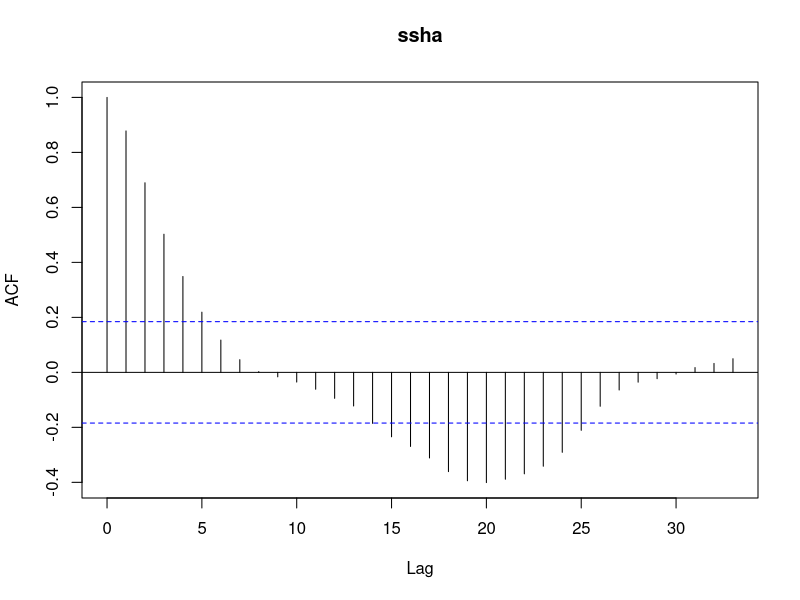
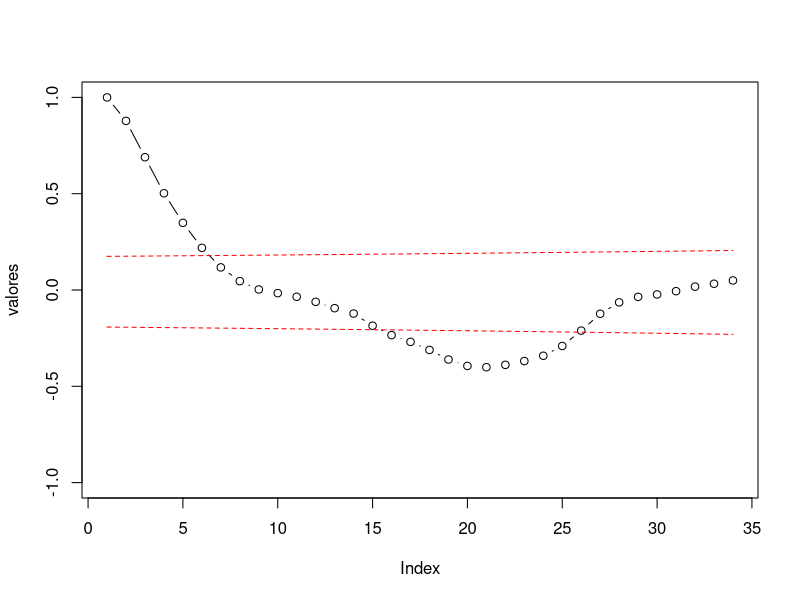
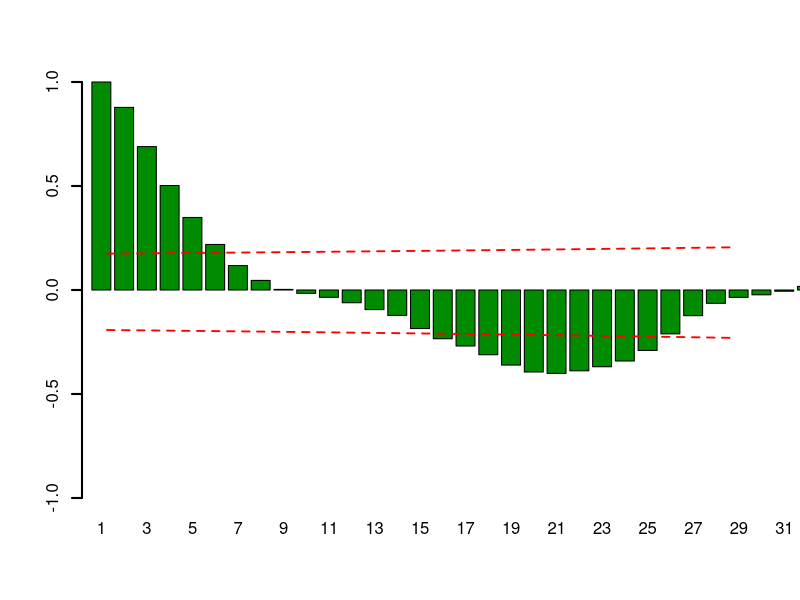
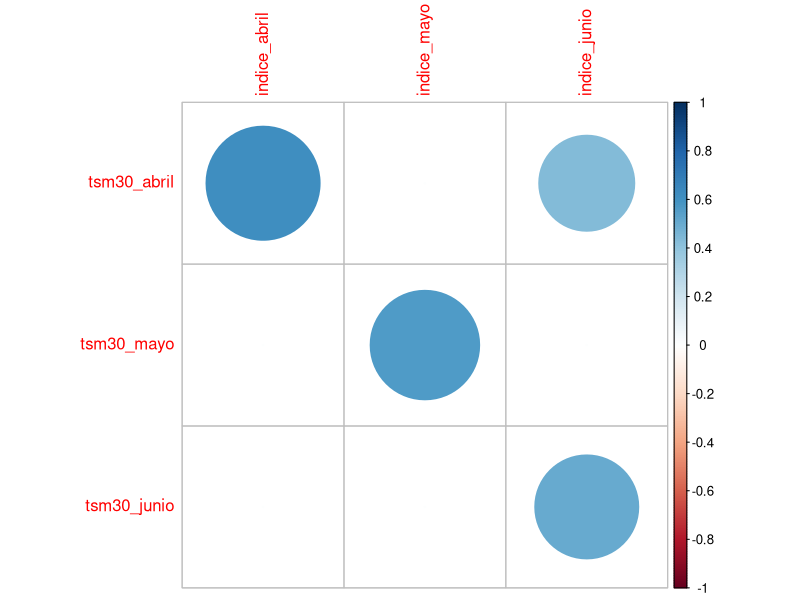
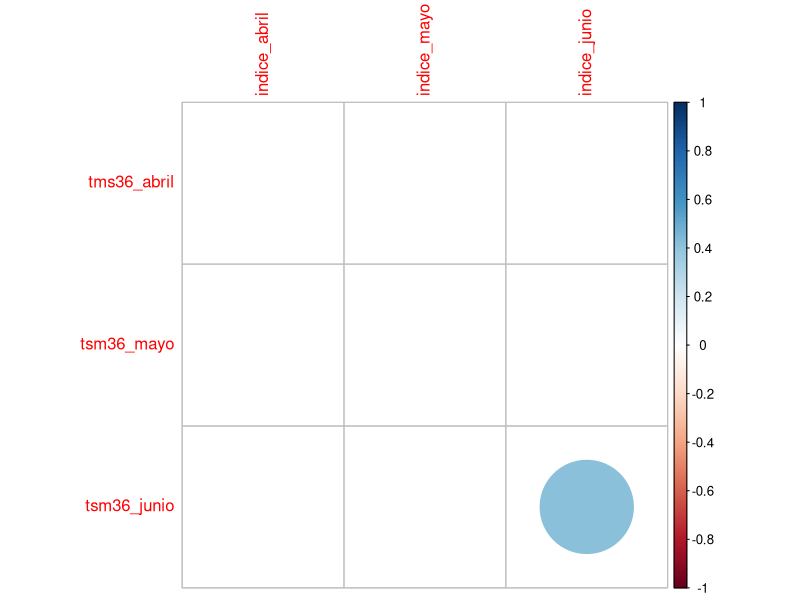
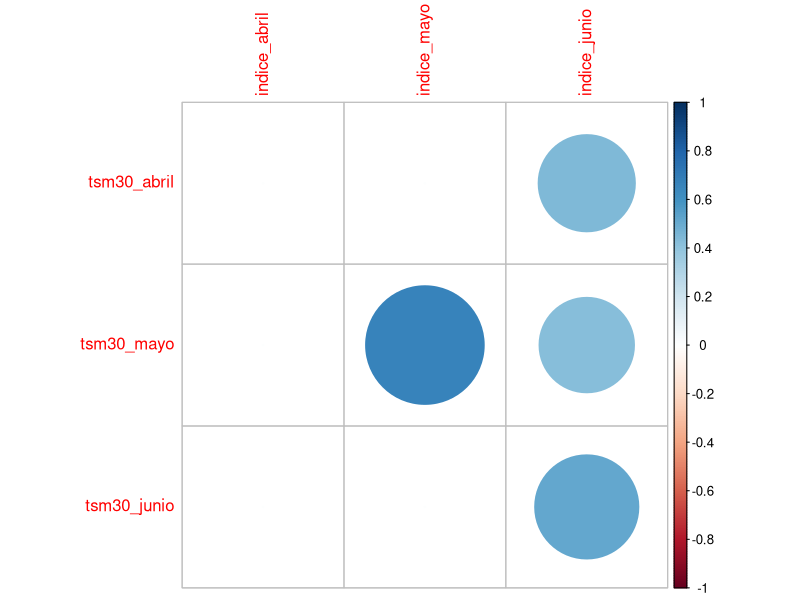
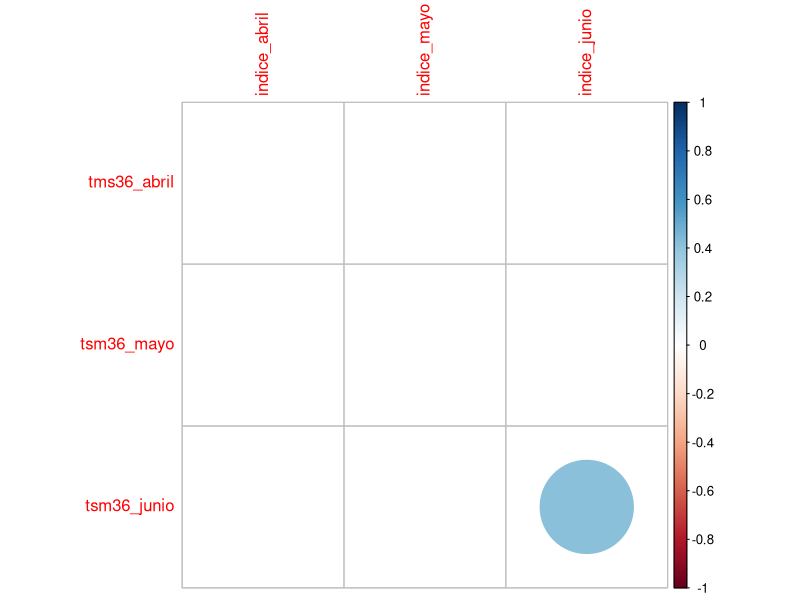

The R source for these figures, in order: (Note: this script raises an error after producing the figures.)
#Practica4-CORRELACION CRUZADA
######\m/######
setwd("C:/Users/Alumno/Desktop/Estadistica2/P4")
####EJ1####
rm(list=ls())
graphics.off()

ssha<-read.table("autocorr.txt",header = T)

#a
png("EJ1_A.png",width = 800,height = 600,units = "px")
plot.ts(ssha)
dev.off()

#b
png("EJ1_B.png",width = 800,height = 600,units = "px")
acf(ssha,type="correlation",plot=T,lag.max=0.3*length(ssha[,1]))
dev.off()

resul<-acf(ssha,type="correlation",plot=T,lag.max=0.3*length(ssha[,1]))

valores<-resul$acf
N<-length(ssha[,1])

# asi hace la acf las bandas de significancia qnorm((1 + 0.95)/2)/sqrt(x$n.used)
#pensado para dos colas con 95% de significancia

rkpos<-rep(NA,length(valores))
rkneg<-rep(NA,length(valores))

ci=0.95 #defino el nivel de confianza entre 0 y 1
for(k in 0:(length(valores)-1)){
  
  rkpos[k+1]<- (-1+qnorm((1 + ci)/2)*sqrt(N-k-1))/(N-k)  #test de anderson para las bandas de significacnia!!! jaajaja
  
  rkneg[k+1]<- (-1-qnorm((1 + ci)/2)*sqrt(N-k-1))/(N-k) 
  
}

plot(valores,ylim=c(-1,1),type="b")
lines(rkpos,lty=2,col='red')
lines(rkneg,lty=2,col='red')

barplot(t(as.matrix(valores)),ylim=c(-1,1),col="green4",xlim=c(1,k+1),lwd=2,names.arg = c(1:length(valores)))
lines(rkpos,lty=2,col='red',lwd=1.8)
lines(rkneg,lty=2,col='red',lwd=1.8)

#c
#test de anderson
#r=-1+-1.645sqrt(N-2)/n-l
#h0=r=0 
#h1!=h0
#si rechaza h0 la serie tiene persistencia
#Hasta el lag 5 seobserva persistencia
#Entre el lag 15 y 25 con un maximo (minimo) en 20 se vuelve a observar
#significancia
#indica un la presencia de un ciclo en la serie.
####EJ2####
rm(list=ls())
tsm30<-read.table("sst30.txt",header = T)
colnames(tsm30)<-c("anio","tsm30_abril","tsm30_mayo","tsm30_junio")

tsm36<-read.table("sst36.txt",header = T)
colnames(tsm36)<-c("anio","tms36_abril","tsm36_mayo","tsm36_junio")

posadas<-read.table("posadas.txt",header = T)  #cambie , por . en el .txt
colnames(posadas)<-c("anio","indice_abril","indice_mayo","indice_junio")

mdp<-read.table("mdq.txt",header = T)  
colnames(mdp)<-c("anio","indice_abril","indice_mayo","indice_junio")

#CORR. LAGUEADA A MANO. TSM DE UN MES CONTRA EL INDICE DE OTRO MES#
#cruzada("a mano")
#t tabla df 23= 2,07

tsm30_posadas<-cbind(tsm30,posadas[,2:4])
tsm36_posadas<-cbind(tsm36,posadas[,2:4])
tsm30_mdp<-cbind(tsm30,mdp[,2:4])
tsm36_mdp<-cbind(tsm36,mdp[,2:4])
datos<-list(tsm30_posadas,tsm36_posadas,tsm30_mdp,tsm36_posadas)
Rcritico<-(2.07/(sqrt(2.07^2+25-2)))
library(corrplot)

graficos<-list()

for(i in 1:4){
  correlaciones<-cor(datos[[i]])
  correlaciones<-correlaciones[5:7,2:4]
  correlaciones[which(abs(correlaciones)<Rcritico)]<-0
  correlaciones[upper.tri(t(correlaciones))]<-0 #saco los que no tienen sentido fisico
  graficos[[i]]<-corrplot(t(correlaciones))
  
}


#png(filename = "correlaciones.png",width = 400,height = 300,units = "px")
par(mfcol=c(1,2))
corrplot(graficos[[1]])
corrplot(graficos[[2]])
corrplot(graficos[[3]])
corrplot(graficos[[4]])
#dev.off()
